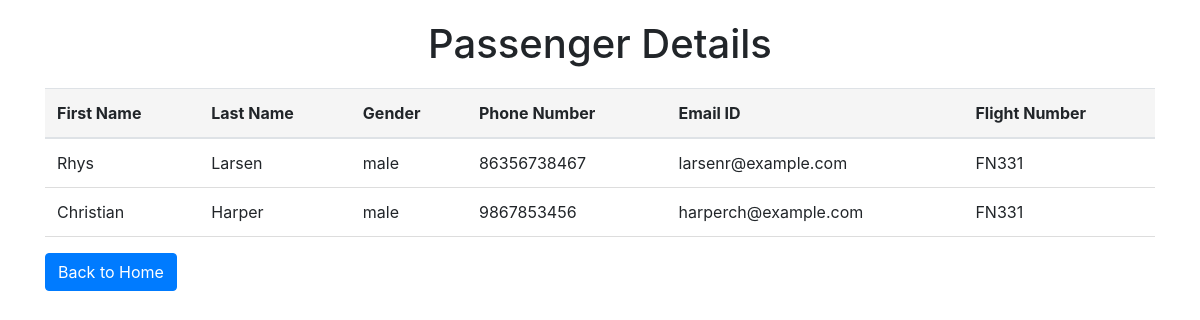
The app's page /admin/passengerdetails/FN331, older data.
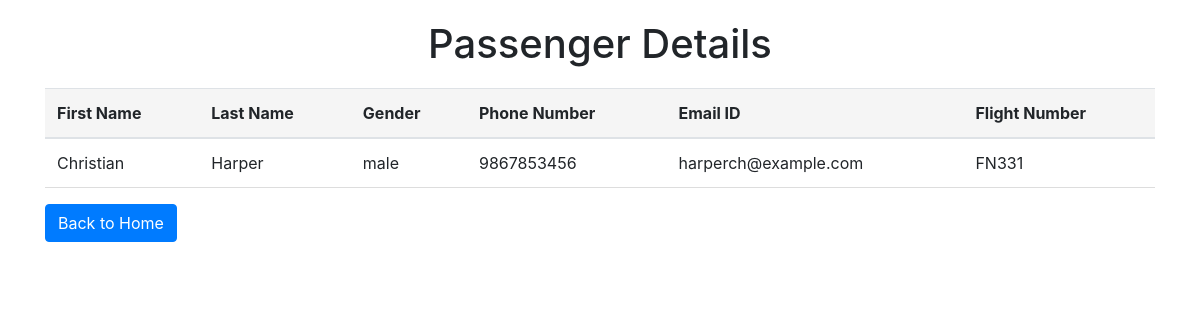
The same page, newer data.
### tables this page shows
CREATE TABLE "bookings" (
    booking_id INTEGER PRIMARY KEY AUTOINCREMENT,
    first_name VARCHAR(100) NOT NULL,
    last_name VARCHAR(100) NOT NULL,
    gender VARCHAR(10) NOT NULL,
    phone_number VARCHAR(20) NOT NULL,
    email_id VARCHAR(100) NOT NULL,
    flight_id INTEGER NOT NULL,
    flight_number VARCHAR(10),
username VARCHAR(50),
FOREIGN KEY (flight_id) REFERENCES flights (flight_id),
FOREIGN KEY (username) REFERENCES users(username));

### admin.py (the view)
@admin_routes.route('/admin/passengerdetails/<flight_number>')
def passenger_details(flight_number):
    conn = sqlite3.connect('flightreservationdb.db')
    cursor = conn.cursor()
    cursor.execute("SELECT * FROM bookings WHERE flight_number = ?", (flight_number,))
    passengers = cursor.fetchall()
    conn.close()
    return render_template('/admin/passengerdetails.html', passengers=passengers, flight_number=flight_number)

### templates/admin/passengerdetails.html (shortened to what this page needs)
<!DOCTYPE html>
<html lang="en">
<head>
    <link rel="stylesheet" href="https://stackpath.bootstrapcdn.com/bootstrap/4.5.0/css/bootstrap.min.css">
</head>
<body>
    <div class="container">
        <h1>Passenger Details</h1>
        <table class="table">
            <thead>
                <tr>
                    <th>First Name</th>
                    <th>Last Name</th>
                    <th>Gender</th>
                    <th>Phone Number</th>
                    <th>Email ID</th>
                    <th>Flight Number</th>
                </tr>
            </thead>
            <tbody>
                {% for passenger in passengers %}
                <tr>
                    <td>{{ passenger[1] }}</td>
                    <td>{{ passenger[2] }}</td>
                    <td>{{ passenger[3] }}</td>
                    <td>{{ passenger[4] }}</td>
                    <td>{{ passenger[5] }}</td>
                    <td>{{ passenger[7] }}</td>
                </tr>
                {% endfor %}
            </tbody>
        </table>
        <a href="/admin/home" class="btn btn-primary">Back to Home</a>
    </div>
</body>
</html>

Row changes from the older to the newer data that the page shows:
removed bookings: first_name "Rhys", last_name "Larsen", gender "male", phone_number "86356738467", email "larsenr@example.com", flight_number "FN331"
